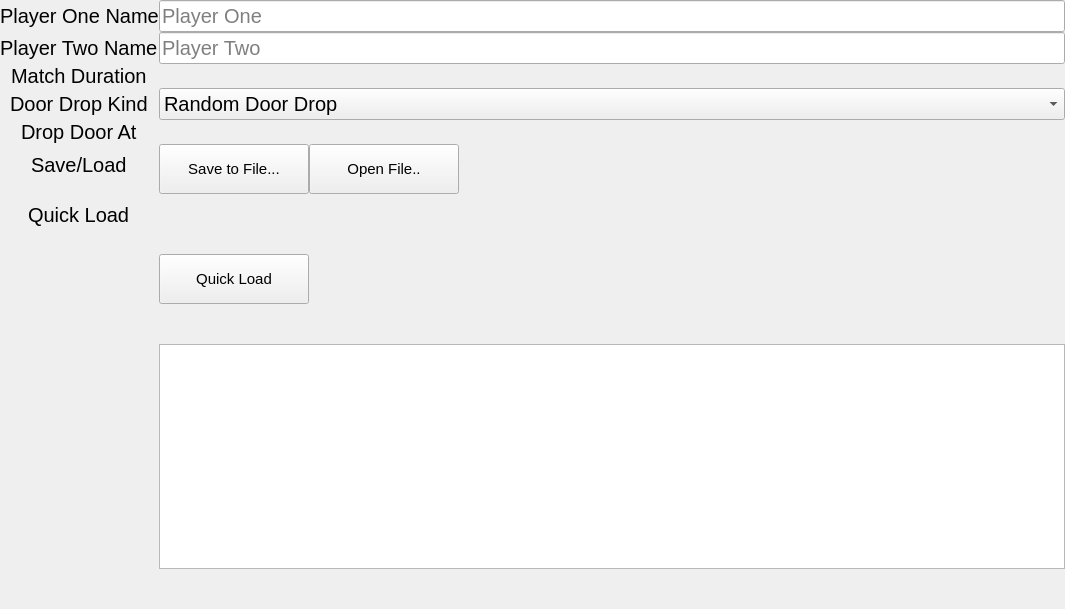
              <widget class="QWidget" name="scrollAreaWidgetContents">
               <property name="geometry">
                <rect>
                 <x>0</x>
                 <y>0</y>
                 <width>1065</width>
                 <height>609</height>
                </rect>
               </property>
               <property name="styleSheet">
                <string notr="true">QWidget {
	font-size:15pt;
}
QPushButton {
	font-size:15px
}</string>
               </property>
               <layout class="QFormLayout" name="formLayout_4">
                <property name="horizontalSpacing">
                 <number>0</number>
                </property>
                <property name="verticalSpacing">
                 <number>0</number>
                </property>
                <property name="leftMargin">
                 <number>0</number>
                </property>
                <property name="topMargin">
                 <number>0</number>
                </property>
                <property name="rightMargin">
                 <number>0</number>
                </property>
                <property name="bottomMargin">
                 <number>0</number>
                </property>
                <item row="0" column="0" colspan="2">
                 <layout class="QFormLayout" name="formLayout_3">
                  <property name="labelAlignment">
                   <set>Qt::AlignCenter</set>
                  </property>
                  <item row="0" column="0">
                   <widget class="QLabel" name="playerOneNameLabel">
                    <property name="text">
                     <string>Player One Name</string>
                    </property>
                   </widget>
                  </item>
                  <item row="0" column="1">
                   <widget class="QLineEdit" name="playerOneNameLineEdit">
                    <property name="font">
                     <font>
                      <pointsize>15</pointsize>
                     </font>
                    </property>
                    <property name="placeholderText">
                     <string>Player One</string>
                    </property>
                   </widget>
                  </item>
                  <item row="1" column="0">
                   <widget class="QLabel" name="playerTwoNameLabel">
                    <property name="text">
                     <string>Player Two Name</string>
                    </property>
                   </widget>
                  </item>
                  <item row="1" column="1">
                   <widget class="QLineEdit" name="playerTwoNameLineEdit">
                    <property name="font">
                     <font>
                      <pointsize>15</pointsize>
                     </font>
                    </property>
                    <property name="text">
                     <string/>
                    </property>
                    <property name="maxLength">
                     <number>64</number>
                    </property>
                    <property name="placeholderText">
                     <string>Player Two</string>
                    </property>
                   </widget>
                  </item>
                  <item row="2" column="0">
                   <widget class="QLabel" name="matchDurationLabel">
                    <property name="text">
                     <string>Match Duration</string>
                    </property>
                   </widget>
                  </item>
                  <item row="2" column="1">
                   <widget class="DurationWidget" name="matchDurationWidget" native="true"/>
                  </item>
                  <item row="3" column="0">
                   <widget class="QLabel" name="doorDropKindLabel">
                    <property name="text">
                     <string>Door Drop Kind</string>
                    </property>
                   </widget>
                  </item>
                  <item row="3" column="1">
                   <widget class="QComboBox" name="doorDropKindComboBox">
                    <item>
                     <property name="text">
                      <string>Random Door Drop</string>
                     </property>
                    </item>
                    <item>
                     <property name="text">
                      <string>Drop Both Doors</string>
                     </property>
                    </item>
                    <item>
                     <property name="text">
                      <string>Never Drop doors</string>
                     </property>
                    </item>
                    <item>
                     <property name="text">
                      <string>Doors Always Open</string>
                     </property>
                    </item>
                    <item>
                     <property name="text">
                      <string>Drop Player One Door</string>
                     </property>
                    </item>
                    <item>
                     <property name="text">
                      <string>Drop Player Two Door</string>
                     </property>
                    </item>
                   </widget>
                  </item>
                  <item row="4" column="0">
                   <widget class="QLabel" name="dropDoorAtLabel">
                    <property name="text">
                     <string>Drop Door At</string>
                    </property>
                   </widget>
                  </item>
                  <item row="4" column="1">
                   <widget class="DurationWidget" name="doorDropTimeWidget" native="true"/>
                  </item>
                  <item row="5" column="0">
                   <widget class="QLabel" name="saveLoadLabel">
                    <property name="text">
                     <string>Save/Load</string>
                    </property>
                   </widget>
                  </item>
                  <item row="5" column="1">
                   <layout class="QGridLayout" name="gridLayout_19">
                    <property name="spacing">
                     <number>0</number>
                    </property>
                    <item row="0" column="1">
                     <widget class="QPushButton" name="dmCfgLoadButton">
                      <property name="sizePolicy">
                       <sizepolicy hsizetype="Minimum" vsizetype="Minimum">
                        <horstretch>0</horstretch>
                        <verstretch>0</verstretch>
                       </sizepolicy>
                      </property>
                      <property name="minimumSize">
                       <size>
                        <width>0</width>
                        <height>50</height>
                       </size>
                      </property>
                      <property name="maximumSize">
                       <size>
                        <width>150</width>
                        <height>50</height>
                       </size>
                      </property>
                      <property name="text">
                       <string>Open File..</string>
                      </property>
                     </widget>
                    </item>
                    <item row="0" column="0">
                     <widget class="QPushButton" name="dmCfgSaveButton">
                      <property name="sizePolicy">
                       <sizepolicy hsizetype="Minimum" vsizetype="Minimum">
                        <horstretch>0</horstretch>
                        <verstretch>0</verstretch>
                       </sizepolicy>
                      </property>
                      <property name="minimumSize">
                       <size>
                        <width>0</width>
                        <height>50</height>
                       </size>
                      </property>
                      <property name="maximumSize">
                       <size>
                        <width>150</width>
                        <height>50</height>
                       </size>
                      </property>
                      <property name="text">
                       <string>Save to File...</string>
                      </property>
                     </widget>
                    </item>
                   </layout>
                  </item>
                  <item row="6" column="0">
                   <widget class="QLabel" name="quickLoadLabelLabel">
                    <property name="text">
                     <string>Quick Load</string>
                    </property>
                   </widget>
                  </item>
                  <item row="6" column="1">
                   <layout class="QGridLayout" name="gridLayout">
                    <item row="1" column="0">
                     <widget class="QPushButton" name="dmQuickLoadButton">
                      <property name="minimumSize">
                       <size>
                        <width>150</width>
                        <height>50</height>
                       </size>
                      </property>
                      <property name="maximumSize">
                       <size>
                        <width>150</width>
                        <height>16777215</height>
                       </size>
                      </property>
                      <property name="text">
                       <string>Quick Load</string>
                      </property>
                     </widget>
                    </item>
                    <item row="0" column="0">
                     <spacer name="horizontalSpacer">
                      <property name="orientation">
                       <enum>Qt::Horizontal</enum>
                      </property>
                      <property name="sizeHint" stdset="0">
                       <size>
                        <width>40</width>
                        <height>20</height>
                       </size>
                      </property>
                     </spacer>
                    </item>
                    <item row="2" column="0">
                     <widget class="QListWidget" name="dmQuickLoadListWidget">
                      <property name="minimumSize">
                       <size>
                        <width>0</width>
                        <height>225</height>
                       </size>
                      </property>
                      <property name="maximumSize">
                       <size>
                        <width>16777215</width>
                        <height>225</height>
                       </size>
                      </property>
                     </widget>
                    </item>
                   </layout>
                  </item>
                 </layout>
                </item>
               </layout>
              </widget>
